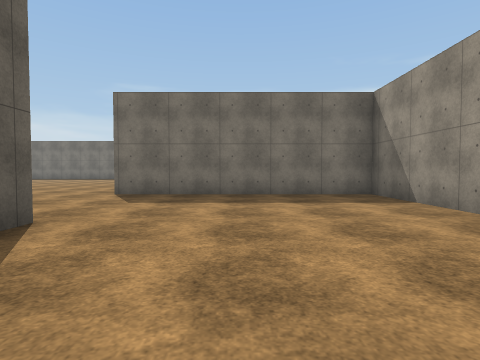
[1] (above)

24 first-person views from a walk through a scene from a Unity 3-D project. The camera is 1.2 m above the floor, tilts 2° down and sees 80° across. The floor is counted in squares, 2 m on a side. Each view is taken from the middle of a square. On the plan, view 1 faces up. The plan holds only what a view shows up to about 9 squares ahead; the rest is blank. The place goes on beyond the plan. The player is left out. Surface patterns are stand-ins for the level's own textures.

[2]
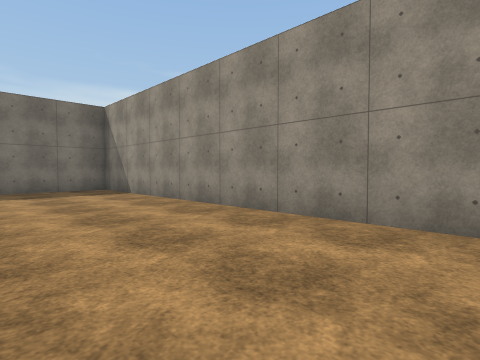

[3]
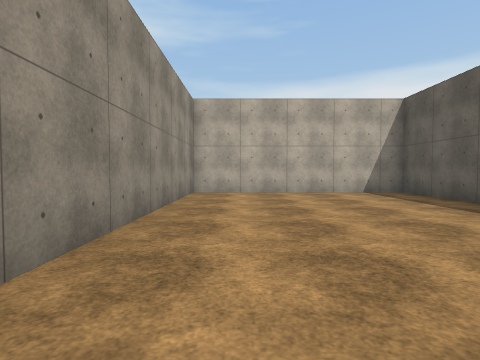

[4]
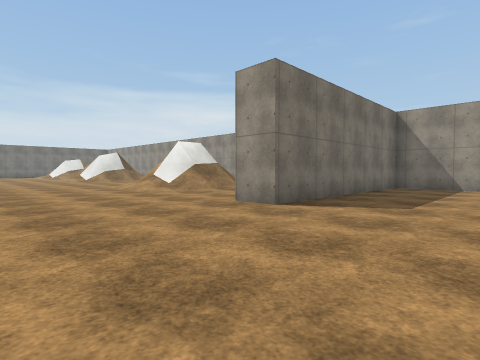

[5]
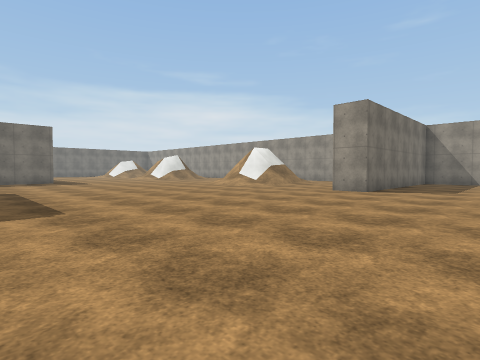

[6]
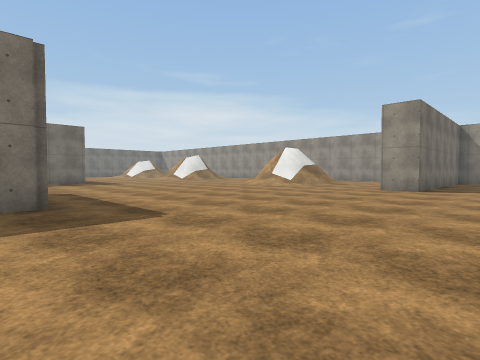

[7]
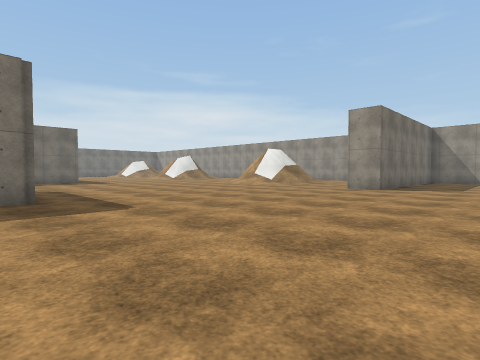

[8]
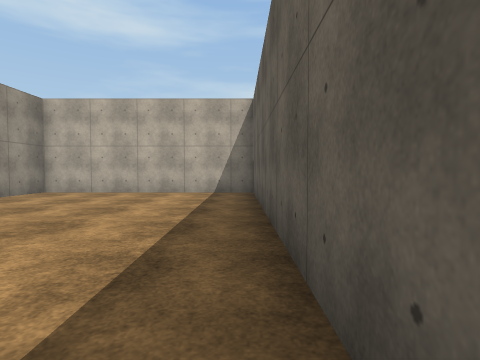

[9]
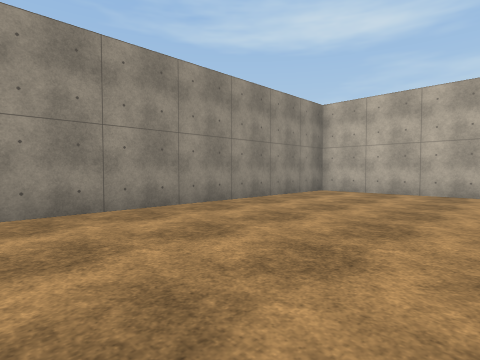

[10]
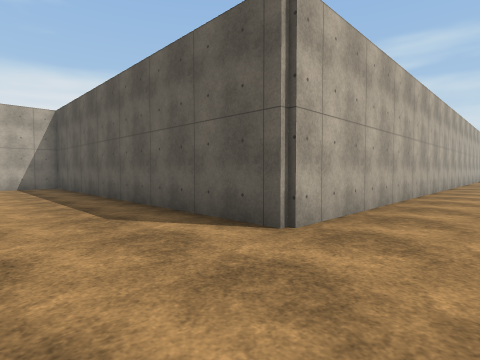

[11]
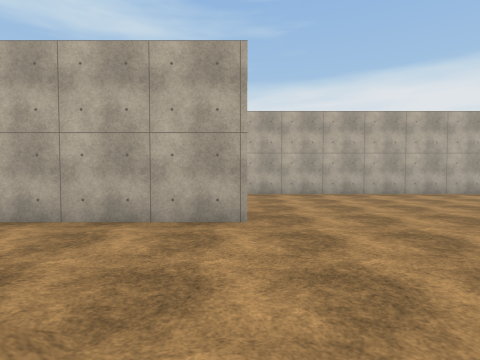

[12]
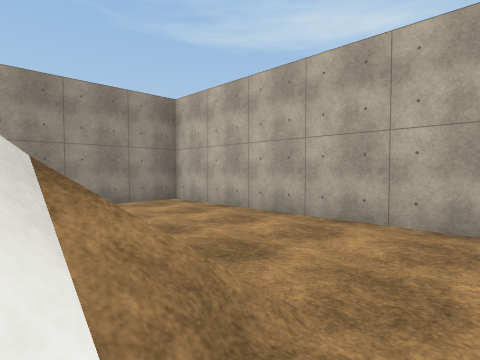

[13]
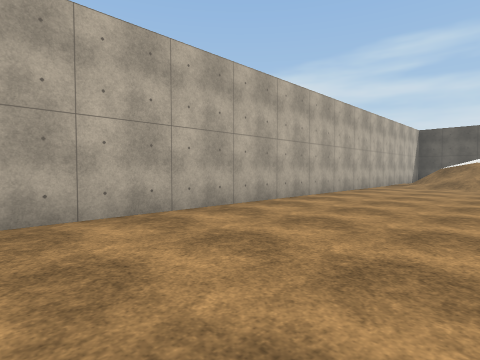

[14]
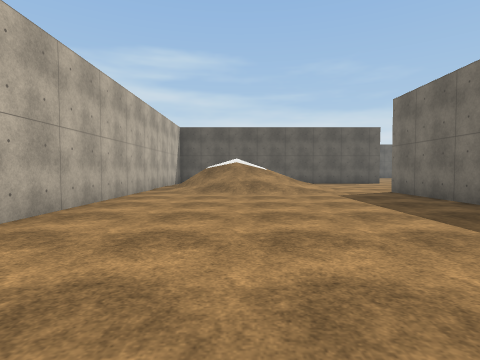

[15]
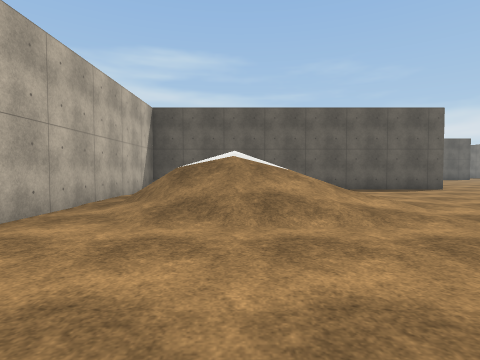

[16]
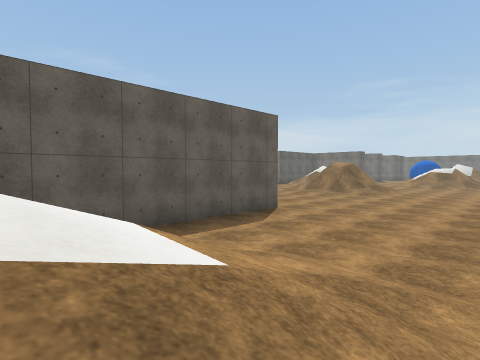

[17]
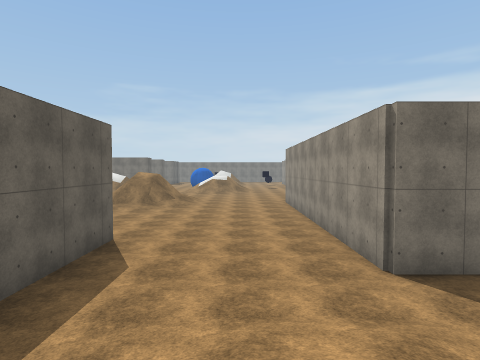

[18]
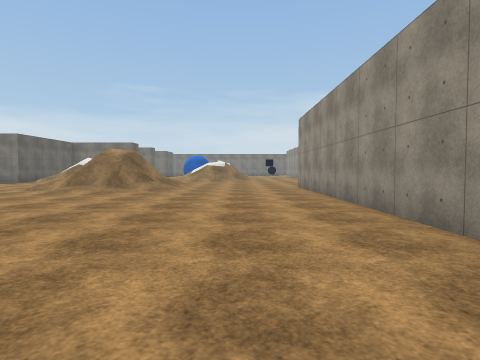

[19]
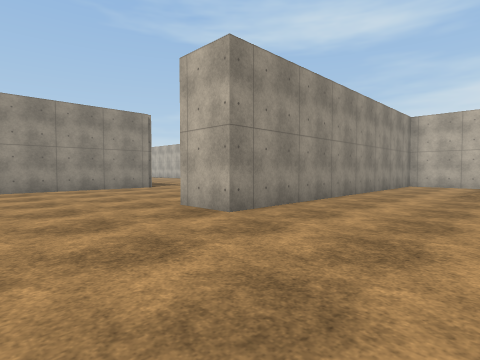

[20]
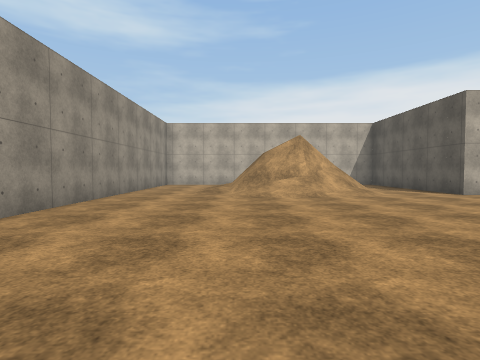

[21]
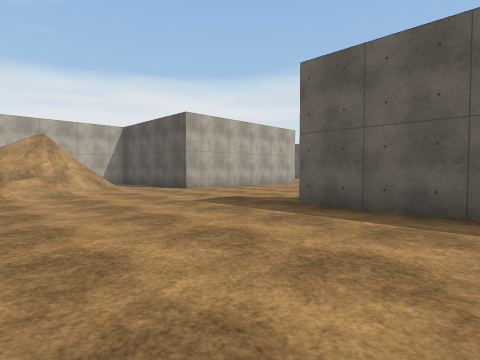

[22]
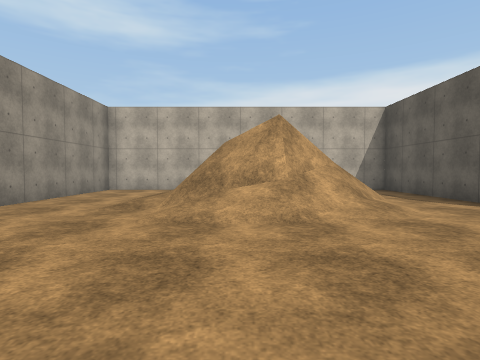

[23]
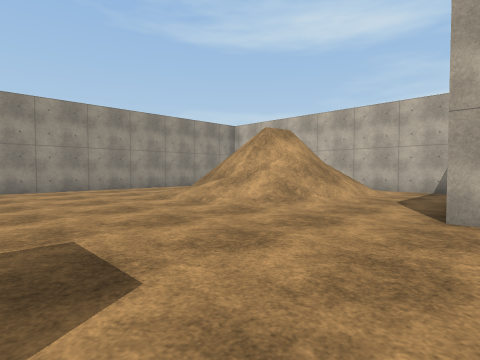

[24]
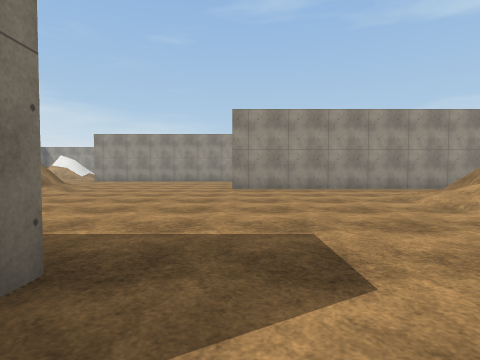

### Floor plan
Key: @ floor where view 1 was taken; # wall or solid block; x gap in a wall; . floor; / step, stairs or slope; = window, fence, low wall or low ledge.
Columns run from 33 left of view 1 to 4 right of it. Each row starts with its distance up from view 1.
 18       .////....#
 17       ..//.....#
 16  #.............#
 15  #.............#       ..  ..
 14  #.............#       ... ...
 13  ..............#       ......./
 12 .........##....#       ......./#/
 11 .........##....##    ##.......///    #
 10 .........##.....###  #...............#
  9 .........##..........................#
  8 #..////..##.////..............########
  7 #../#///.##  ////.............########
  6 #../=x=/.##  ////....................#
  5 #../   ..##  ///.....................#
  4 #../   ..##  ///.....................#
  3 ###############################......#
  2                               #......#
  1                               #......#
  0                               #..@...#
 -1                               #......#
 -2                               #......#
 -3                               #......#
 -4                               #......#
 -5                               #......#
 -6                               ########

Positions as (right, up) in squares from view 1, and headings:
1: (0, 0), facing up
2: (0, -2), facing up-right
3: (2, 2), facing down
4: (-7, 4), facing up-right
5: (-11, 4), facing up-right
6: (-12, 5), facing up-right
7: (-12, 4), facing up-right
8: (-2, 2), facing down
9: (-1, 2), facing down-right
10: (0, 5), facing down-left
11: (-3, 12), facing down
12: (-3, 12), facing down-right
13: (-7, 7), facing down-left
14: (-10, 6), facing left
15: (-14, 6), facing left
16: (-18, 6), facing up-left
17: (-20, 6), facing up
18: (-20, 9), facing up
19: (-27, 15), facing down-right
20: (-27, 15), facing down
21: (-27, 16), facing down-left
22: (-28, 12), facing down
23: (-33, 12), facing down-right
24: (-33, 12), facing right
